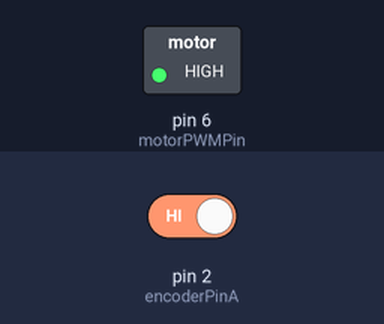
A sketch run on a simulated Arduino Uno, built with avr-gcc and run on an emulated ATmega328P. Parts: switched loads named in the sketch (green lamp = pin HIGH). The test bench sets the inputs (shaded band); at power-on: pin 2 (encoderPinA) HIGH. What the sketch prints to the serial monitor is not drawn.

Above: at 0.3 s.
Timing chart, 0 to 1.8 s (numbered marks = the images above):
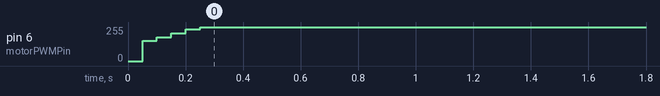

The sketch:

motorTest.ino
```cpp
#include <Arduino.h>
#include "motor_control_utils.h"

// モーター関連のピンの設定
const int motorPWMPin = 6;  // PWM用ピン

double setpoint = 60.0;

void setup() {
    // シリアルモニターの初期化
    Serial.begin(9600);

    // モーターのPWMピンの初期化
    pinMode(motorPWMPin, OUTPUT);

    // エンコーダの割り込み設定
    setupInterrupts(encoderPinA, encoderPinB);
}

void loop() {
    // 制御の更新が必要か判断
    if (shouldUpdateControl()) {
        // 速度の更新
        updateSpeed();

        // PD制御の計算
        calculatePDControl();

        // モーター出力の設定
        setMotorOutput(motorPWMPin);

        // デバッグ情報の表示
        printDebugInfo();
    }
}
```

motor_control_utils.h
```cpp
#ifndef MOTOR_CONTROL_UTILS_H
#define MOTOR_CONTROL_UTILS_H

#include <Arduino.h>

// PD制御に関する変数
extern double setpoint;
double input = 0;
double output = 0;
double Kp = 2.0;  // Pゲイン
double Ki = 0.01;  // Iゲイン
double Kd = 2.0;  // Dゲイン
double previousError = 0;
double integral = 0;
unsigned long lastTime = 0;
volatile long encoderCount = 0;
unsigned long lastSampleTime = 0;

// エンコーダのピンの設定
const int encoderPinA = 2;
const int encoderPinB = 3;
bool aLastState;


void updateEncoder();

// 割り込みの設定
void setupInterrupts(int encoderPinA, int encoderPinB) {
    pinMode(encoderPinA, INPUT);
    pinMode(encoderPinB, INPUT);
    attachInterrupt(digitalPinToInterrupt(encoderPinA), updateEncoder, CHANGE);

    aLastState = digitalRead(encoderPinA);
}

// 制御の更新が必要か判断
bool shouldUpdateControl() {
    unsigned long currentTime = millis();
    if (currentTime - lastSampleTime >= 50) {
        lastSampleTime = currentTime;
        return true;
    }
    return false;
}

// 速度の更新
void updateSpeed() {
    noInterrupts();  // 割り込みを禁止
    long count = encoderCount;
    encoderCount = 0;  // カウントをリセット
    interrupts();  // 割り込みを許可

    // 速度 (RPM) の計算
    const double pulsesPerRevolution = 48;  // エンコーダのPPRに応じて設定
    input = (count / pulsesPerRevolution) * 60.0 / 0.05;  // 0.1秒ごとの速度に変換
}

// PID制御の計算
void calculatePDControl() {
    unsigned long currentTime = millis();
    double error = setpoint - input;
    //Serial.println(error);
    unsigned long timeDifference = currentTime - lastTime;
    if (timeDifference > 0) {
        integral += error * timeDifference;  // 誤差の積分を計算
        double dError = (error - previousError) / timeDifference;  // 誤差の微分を計算
        output = Kp * error + Ki * integral + Kd * dError;  // PID制御
    } else {
        output = Kp * error + Ki * integral;  // I制御
    }

    // 出力の範囲を制限
    output = constrain(output, 0, 255);

    // 変数の更新
    previousError = error;
    lastTime = currentTime;
}

// モーター出力の設定
void setMotorOutput(int motorPWM) {
    //Serial.println("output: " + String(output));
    analogWrite(motorPWM, output);
}

// エンコーダのカウント更新
void updateEncoder() {
    bool aState = digitalRead(encoderPinA);
    bool bState = digitalRead(encoderPinB);

    if (aState != aLastState) {
        if (aState == HIGH){
            if (bState == LOW) {
                encoderCount++;
            } else {
                encoderCount--;
            }
        } else {
            if (bState == HIGH) {
                encoderCount++;
            } else {
                encoderCount--;
            }
        }
    }
    aLastState = aState;
}

// デバッグ情報の表示
void printDebugInfo() {
    Serial.print("速度: ");
    Serial.print(input);
    Serial.print(" 出力: ");
    Serial.println(output);
}

#endif // MOTOR_CONTROL_UTILS_H
```

Measured:
- by itself, pin 6 (motorPWMPin): 0/255 → 255/255 at 0.05 s
